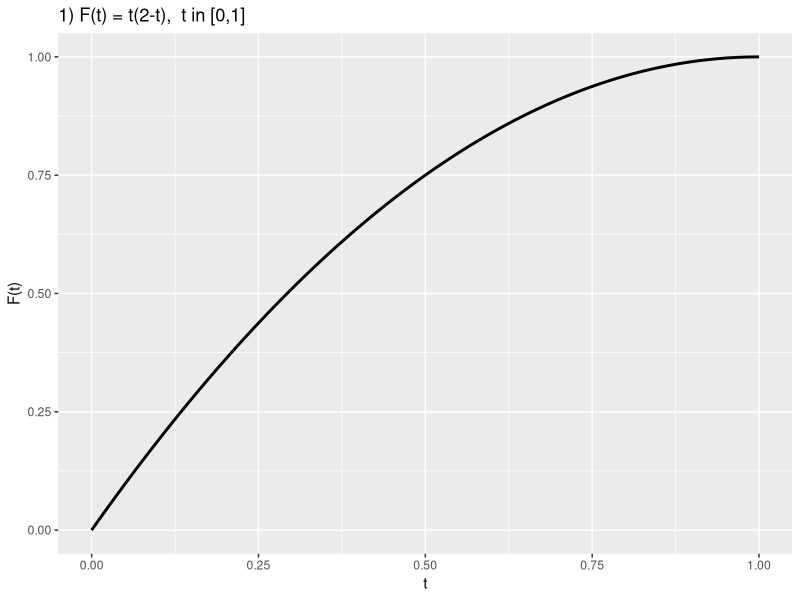
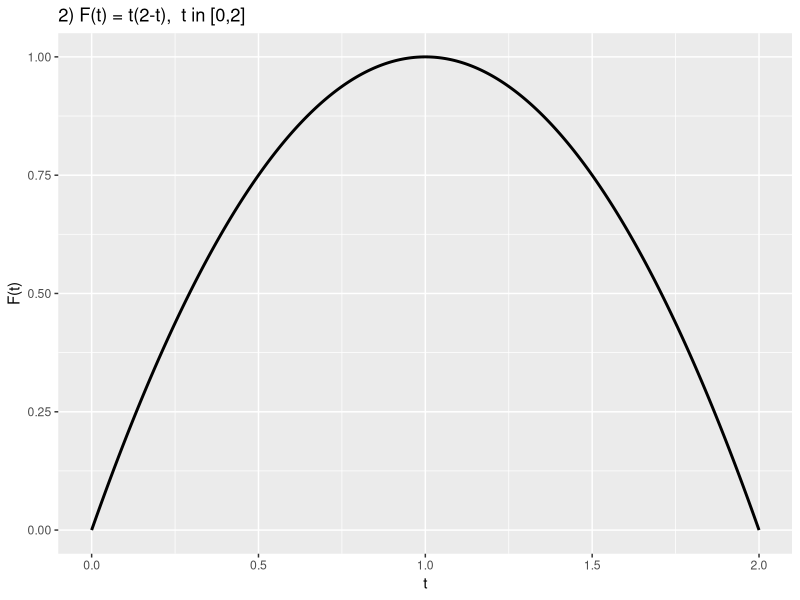
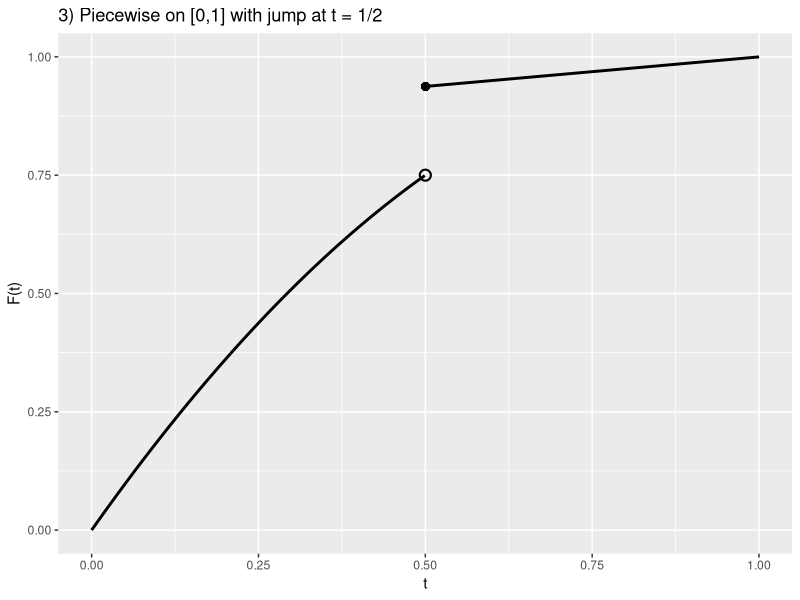
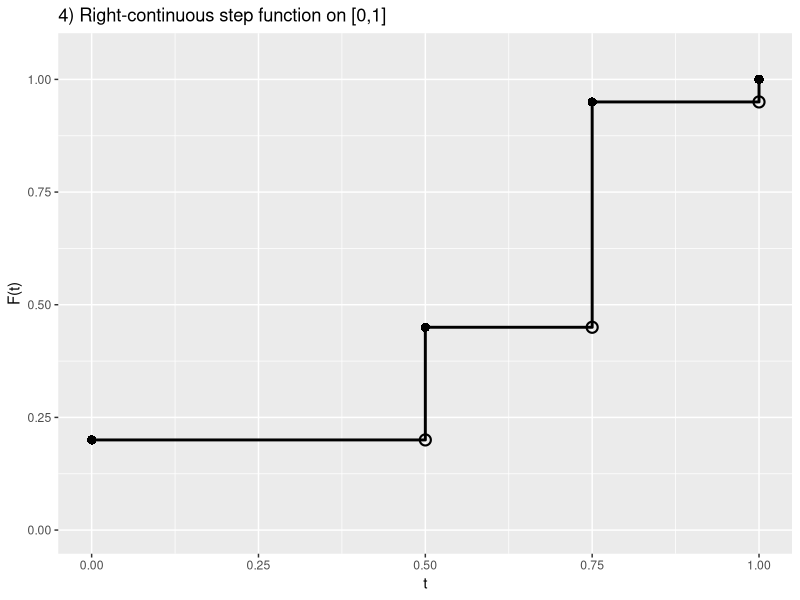

Write R code to recreate these figures, in order.
### problem3.r
### graphs of functions for problem 3
# install.packages("ggplot2")  # if needed
library(ggplot2)

## (a) F(t) = t(2 - t),  t in [0,1]
df1 <- data.frame(t = seq(0, 1, length.out = 1001))
df1$F <- df1$t * (2 - df1$t)
p1 <- ggplot(df1, aes(t, F)) +
  geom_line(linewidth = 1) +
  labs(title = "1) F(t) = t(2-t),  t in [0,1]", x = "t", y = "F(t)") +
  coord_cartesian(xlim = c(0,1), ylim = c(0,1))

## (b) F(t) = t(2 - t),  t in [0,2]
df2 <- data.frame(t = seq(0, 2, length.out = 1001))
df2$F <- df2$t * (2 - df2$t)
p2 <- ggplot(df2, aes(t, F)) +
  geom_line(linewidth = 1) +
  labs(title = "2) F(t) = t(2-t),  t in [0,2]", x = "t", y = "F(t)") +
  coord_cartesian(xlim = c(0,2), ylim = c(0,1))

## (c) Piecewise:
##    F(t) = t(2−t) for t in [0,1/2)  and  F(t) = (t+7)/8 for t in [1/2,1]
df3a <- data.frame(t = seq(0, 0.5, length.out = 601))
df3a <- subset(df3a, t < 0.5)
df3a$F <- df3a$t * (2 - df3a$t)

df3b <- data.frame(t = seq(0.5, 1, length.out = 601))
df3b$F <- (df3b$t + 7)/8

p3 <- ggplot() +
  geom_line(data = df3a, aes(t, F), linewidth = 1) +
  geom_line(data = df3b, aes(t, F), linewidth = 1) +
  # open circle at left-limit (0.5−, 0.75)
  geom_point(aes(x = 0.5, y = 0.5*(2 - 0.5)), shape = 1, size = 3, stroke = 1.1) +
  # filled circle at right-value (0.5, 0.9375)
  geom_point(aes(x = 0.5, y = (0.5 + 7)/8), shape = 16, size = 2.8) +
  labs(title = "3) Piecewise on [0,1] with jump at t = 1/2", x = "t", y = "F(t)") +
  coord_cartesian(xlim = c(0,1), ylim = c(0,1))

## (d) Step function on [0,1]:
##    F(t) = 1/5·1_{[0,inf)} + 1/4·1_{[1/2,inf)} 
##    + 1/2·1_{[3/4,inf)} + 1/20·1_{[1,inf)}
df4 <- data.frame(t = seq(0, 1, length.out = 1001))
ind <- function(x) as.numeric(x)  # explicit 0/1 casting
df4$F <- (1/5)*ind(df4$t >= 0) + (1/4)*ind(df4$t >= 0.5) +
          (1/2)*ind(df4$t >= 0.75) + (1/20)*ind(df4$t >= 1)

# Jump points (filled at right-continuous values; open at left-limits)
jumps_closed <- data.frame(t = c(0, 0.5, 0.75, 1.0),
                           F = c(0.20, 0.45, 0.95, 1.00))
jumps_open   <- data.frame(t = c(0.5, 0.75, 1.0),
                           F = c(0.20, 0.45, 0.95))

p4 <- ggplot(df4, aes(t, F)) +
  geom_step(direction = "hv", linewidth = 1) +
  geom_point(data = jumps_closed, aes(t, F), shape = 16, size = 2.8) +
  geom_point(data = jumps_open, aes(t, F), shape = 1, size = 3, stroke = 1.1) +
  labs(title = "4) Right-continuous step function on [0,1]", x = "t", y = "F(t)") +
  coord_cartesian(xlim = c(0,1), ylim = c(0,1.05))